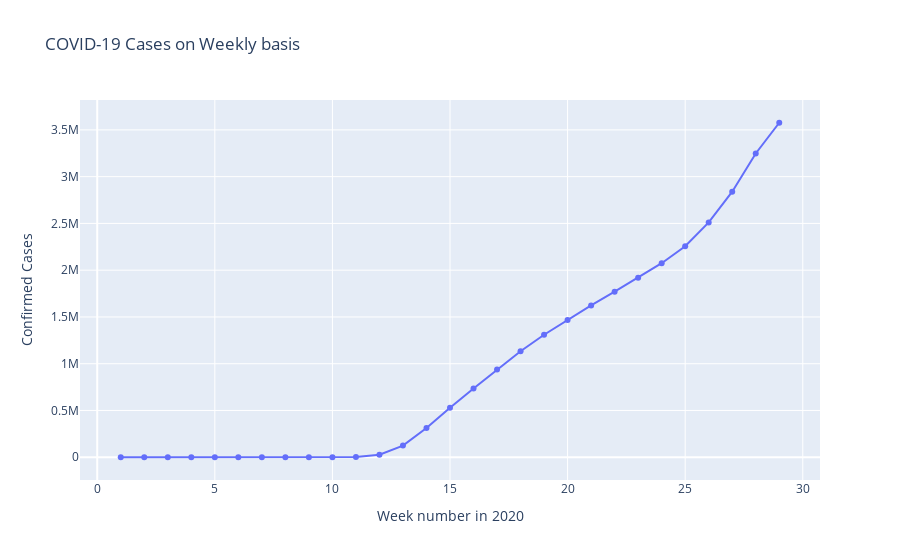

The notebook cell this image was saved under:
### Code cell
fig = go.Figure()
fig.add_trace(go.Scatter(x=pv1.index, y=pv1['United States'], mode='lines+markers+text', textposition="top left"))
fig.update_layout(title=f"COVID-19 Cases on Weekly basis", xaxis_title='Week number in 2020', yaxis_title='Confirmed Cases')

### Figure 1 — Plotly figure (JSON) as saved in the notebook; plotly's stock layout.template omitted (floating-point values rounded to 4 significant figures)
{"data": [{"mode": "lines+markers+text", "textposition": "top left", "type": "scatter", "x": [1, 2, 3, 4, 5, 6, 7, 8, 9, 10, 11, 12, 13, 14, 15, 16, 17, 18, 19, 20, 21, 22, 23, 24, 25, 26, 27, 28, 29], "y": [0, 0, 0, 2, 8, 12, 15, 35, 69, 433, 2951, 26747, 124665, 312237, 529951, 735086, 939053, 1133069, 1309541, 1467884, 1622670, 1770384, 1920061, 2074526, 2255119, 2510323, 2839542, 3247684, 3576221]}], "layout": {"title": {"text": "COVID-19 Cases on Weekly basis"}, "xaxis": {"title": {"text": "Week number in 2020"}}, "yaxis": {"title": {"text": "Confirmed Cases"}}}}
